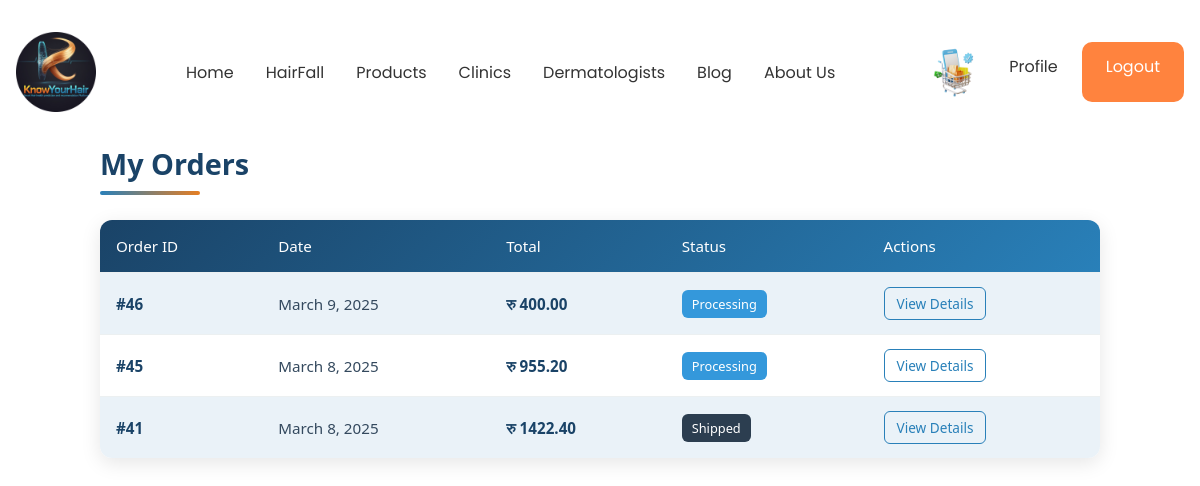
The page /product/my-orders/ (signed in) on the database as committed earlier.
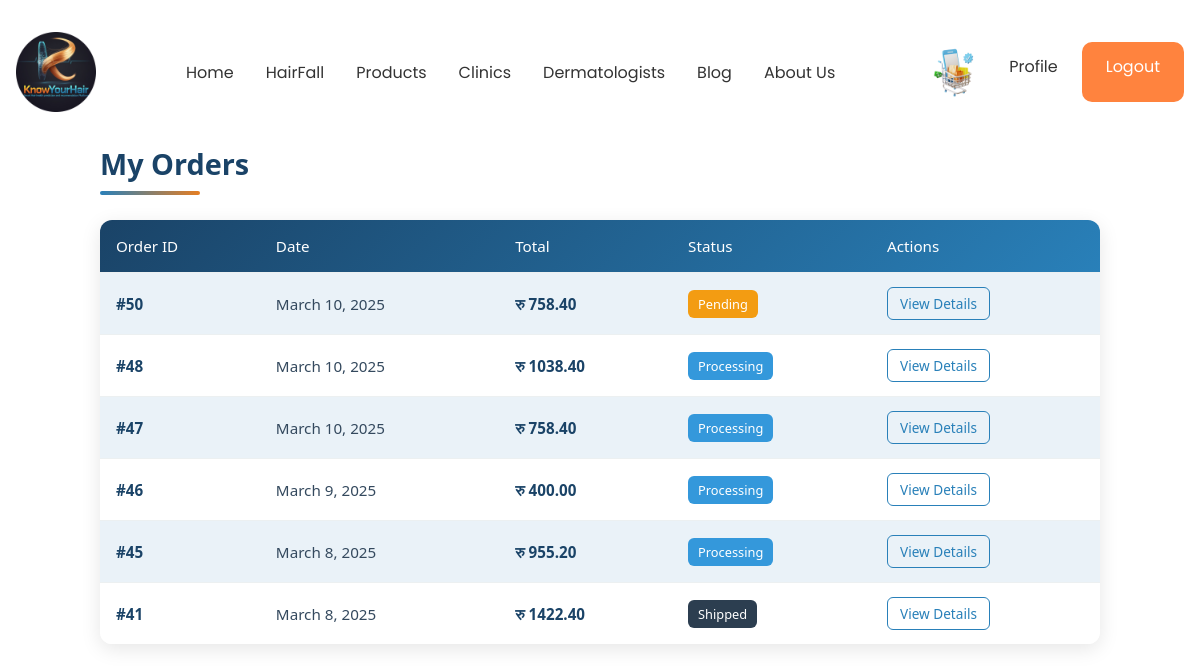
The same page on the database as committed later.
### product/models.py (models this page shows, shortened)
class Order(models.Model):
    STATUS_CHOICES = [
        ('Pending', 'Pending'),
        ('Processing', 'Processing'),
        ('Shipped', 'Shipped'),
        ('Delivered', 'Delivered'),
        ('Cancelled', 'Cancelled'),
    ]
    user = models.ForeignKey(User, on_delete=models.CASCADE, related_name="orders")
    total_amount = models.DecimalField(max_digits=10, decimal_places=2, default=0.00)
    status = models.CharField(max_length=20, choices=STATUS_CHOICES, default='Pending')
    city = models.TextField( default='Kathmandu')
    postal_code = models.TextField(default='44600')
    shipping_address = models.TextField()
    phone = models.CharField(max_length=20)
    created_at = models.DateTimeField(auto_now_add=True)
    updated_at = models.DateTimeField(auto_now=True)
    transaction_uuid = models.CharField(max_length=100, blank=True, null=True)
    payment_ref = models.CharField(max_length=100, blank=True, null=True)
    payment_method = models.CharField(max_length=20, blank=True, null=True)

### product/views.py (the view)
# urls.py: path('my-orders/', views.my_orders, name='my_orders'),
@login_required
def my_orders(request):
    orders = Order.objects.filter(user=request.user).order_by('-created_at')
    return render(request, 'product/my_orders.html', {'orders': orders})

### product/templates/product/my_orders.html (shortened to what this page needs)
{% extends "base/base.html" %}
{% load static %}
{% block myOrders_css %}
<link rel="stylesheet" type="text/css" href="{% static 'product/css/myOrders.css' %}">
{% endblock %}
{% block content %}
<div class="order-list-container">
    <h2 class="order-list-title">My Orders</h2>
    {% if orders %}
        <div class="order-list-table-container">
            <table class="order-list-table">
                <thead class="order-list-table-head">
                    <tr>
                        <th>Order ID</th>
                        <th>Date</th>
                        <th>Total</th>
                        <th>Status</th>
                        <th>Actions</th>
                    </tr>
                </thead>
                <tbody class="order-list-table-body">
                    {% for order in orders %}
                    <tr>
                        <td class="order-list-order-id">#{{ order.id }}</td>
                        <td class="order-list-date">{{ order.created_at|date:"F j, Y" }}</td>
                        <td class="order-list-amount">रु {{ order.total_amount }}</td>
                        <td>
                            <span class="order-list-badge
                                {% if order.status == 'Pending' %}order-list-badge-warning
                                {% elif order.status == 'Processing' %}order-list-badge-info
                                {% elif order.status == 'Shipped' %}order-list-badge-primary
                                {% elif order.status == 'Delivered' %}order-list-badge-success
                                {% else %}order-list-badge-danger{% endif %}">
                                {{ order.status }}
                            </span>
                        </td>
                        <td>
                            <a href="{% url 'order_details' order.id %}" class="order-list-button">View Details</a>
                        </td>
                    </tr>
                    {% endfor %}
                </tbody>
            </table>
        </div>
    {% else %}
        <div class="order-list-alert">
            <p>You haven't placed any orders yet.</p>
            <a href="{% url 'KnowYourHair-product' %}" class="order-list-browse-button">Browse Products</a>
        </div>
    {% endif %}
</div>
{% endblock %}

Rows that differ between the two databases and show on the page:
added Order: id "50", created_at "March 10, 2025", total_amount "758.40", status "Pending"
added Order: id "48", created_at "March 10, 2025", total_amount "1038.40", status "Processing"
added Order: id "47", created_at "March 10, 2025", total_amount "758.40", status "Processing"
